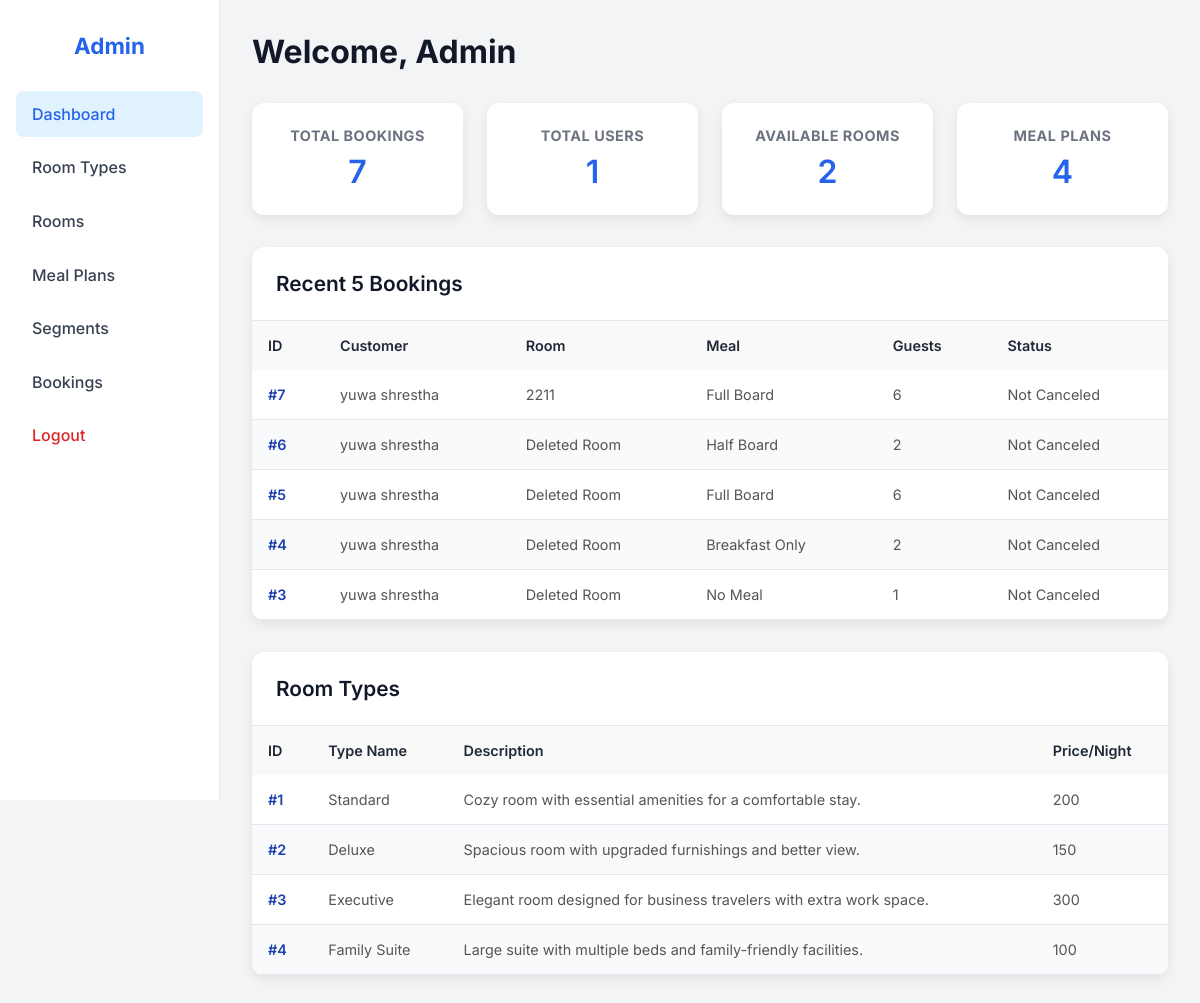
The app's page /admin_dashboard (signed in), older data.
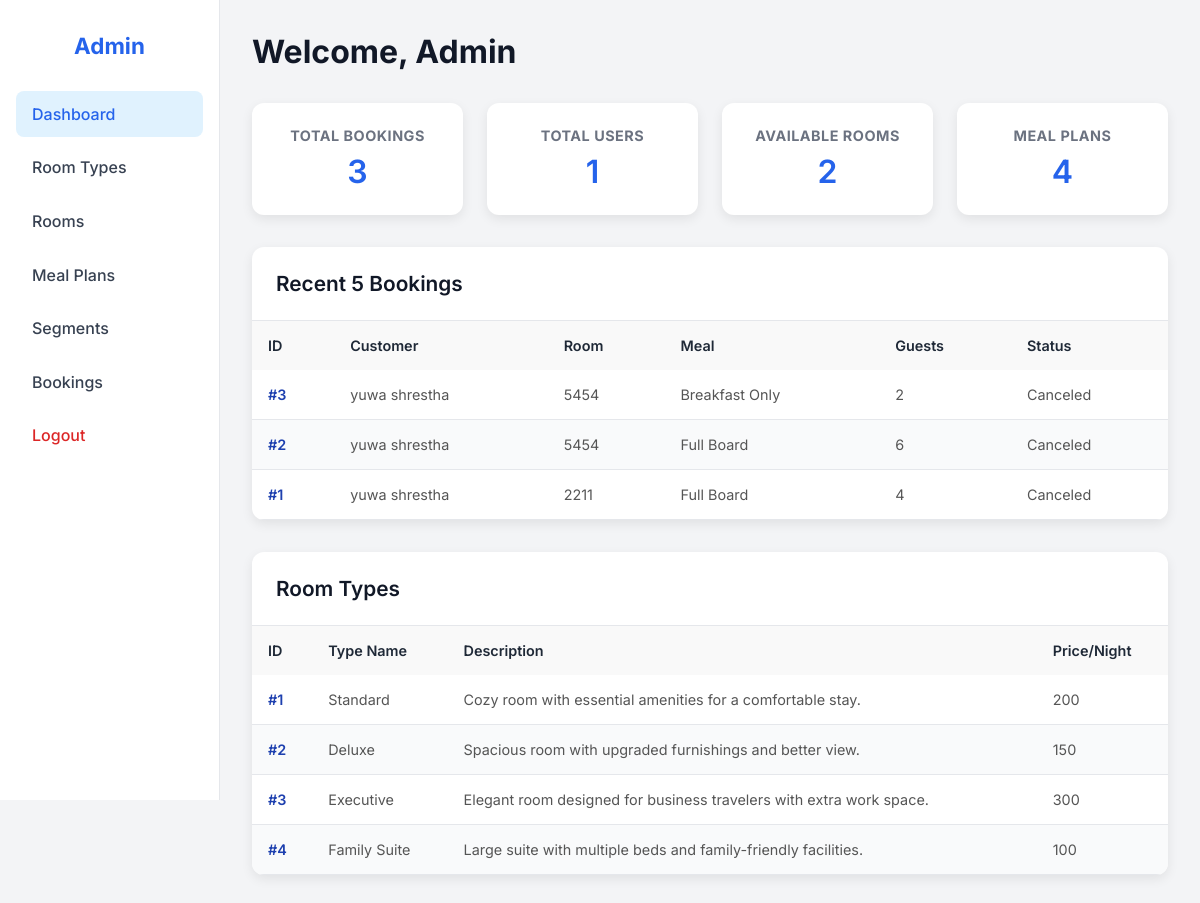
The same page, newer data.
### tables this page shows
CREATE TABLE bookings (
            booking_id INTEGER PRIMARY KEY AUTOINCREMENT,
            customer_id INTEGER NOT NULL,
            room_id INTEGER NOT NULL,
            meal_plan_id INTEGER NOT NULL,
            market_segment_id INTEGER NOT NULL,
            booking_status TEXT CHECK(booking_status IN ('Canceled','Not_Canceled')) NOT NULL,
            no_of_adults INTEGER NOT NULL,
            no_of_children INTEGER NOT NULL,
            no_of_weekend_nights INTEGER NOT NULL,
            no_of_week_nights INTEGER NOT NULL,
            required_car_parking_space INTEGER DEFAULT 0,
            lead_time INTEGER NOT NULL,
            arrival_year INTEGER NOT NULL,
            arrival_month INTEGER NOT NULL,
            arrival_date INTEGER NOT NULL,
            repeated_guest INTEGER DEFAULT 0,
            no_of_previous_cancellations INTEGER DEFAULT 0,
            no_of_previous_bookings_not_canceled INTEGER DEFAULT 0,
            avg_price_per_room REAL NOT NULL,
            no_of_special_requests INTEGER DEFAULT 0,
            total_nights INTEGER,
            total_guests INTEGER,
            created_at TIMESTAMP DEFAULT CURRENT_TIMESTAMP,
            updated_at TIMESTAMP DEFAULT CURRENT_TIMESTAMP,
            FOREIGN KEY(customer_id) REFERENCES customers(customer_id),
            FOREIGN KEY(room_id) REFERENCES rooms(room_id),
            FOREIGN KEY(meal_plan_id) REFERENCES meal_plans(meal_plan_id),
            FOREIGN KEY(market_segment_id) REFERENCES market_segments(market_segment_id)
        );

CREATE TABLE customers (
            customer_id INTEGER PRIMARY KEY AUTOINCREMENT,
            name TEXT NOT NULL,
            email TEXT UNIQUE NOT NULL,
            password TEXT NOT NULL,
            is_admin INTEGER DEFAULT 0
        );

CREATE TABLE meal_plans (
            meal_plan_id INTEGER PRIMARY KEY AUTOINCREMENT,
            meal_plan_name TEXT UNIQUE NOT NULL,
            image_path TEXT
        );

CREATE TABLE room_types (
            room_type_id INTEGER PRIMARY KEY AUTOINCREMENT,
            room_type_name TEXT UNIQUE NOT NULL,
            description TEXT,
            price_per_night INTEGER,
            image_path TEXT
        );

### app.py (the view)
@app.route("/admin_dashboard")
@login_required
def admin_dashboard():
    if not session.get("is_admin"):
        flash("Admin access required.", "danger")
        return redirect(url_for("login"))
    conn = get_db_connection()
    total_bookings = conn.execute("SELECT COUNT(*) FROM bookings").fetchone()[0]
    available_rooms = conn.execute("""
        SELECT COUNT(*) FROM rooms
    """).fetchone()[0]
    total_meal_plans = conn.execute("SELECT COUNT(*) FROM meal_plans").fetchone()[0]
    total_users = conn.execute("SELECT COUNT(*) FROM customers WHERE is_admin=0").fetchone()[0]
    recent_bookings = conn.execute("""
    SELECT b.booking_id,
           c.name as customer_name,
           COALESCE(r.room_number, 'Deleted Room') as room_number,
           COALESCE(t.room_type_name, 'Unknown Type') as room_type_name,
           m.meal_plan_name,
           s.segment_name,
           b.no_of_adults,
           b.no_of_children,
           b.total_nights,
           b.booking_status,
           b.created_at
    FROM bookings b
    JOIN customers c ON b.customer_id = c.customer_id
    LEFT JOIN rooms r ON b.room_id = r.room_id
    LEFT JOIN room_types t ON r.room_type_id = t.room_type_id
    JOIN meal_plans m ON b.meal_plan_id = m.meal_plan_id
    JOIN market_segments s ON b.market_segment_id = s.market_segment_id
    ORDER BY b.created_at DESC
    LIMIT 5
""").fetchall()
    room_types = conn.execute("""
        SELECT room_type_id, room_type_name, description, price_per_night
        FROM room_types
        ORDER BY room_type_id
    """).fetchall()
    conn.close()
    return render_template(
        "admin_dashboard.html",
        total_bookings=total_bookings,
        available_rooms=available_rooms,
        total_meal_plans=total_meal_plans,
        total_users=total_users,
        recent_bookings=recent_bookings,
        room_types=room_types
    )

### app.py (called while the page is built)
def get_db_connection():
    conn = sqlite3.connect(DB_PATH)
    conn.row_factory = sqlite3.Row
    return conn

def login_required(f):
    @wraps(f)
    def decorated(*args, **kwargs):
        if "user_id" not in session:
            flash("Please login first.", "warning")
            return redirect(url_for("login"))
        return f(*args, **kwargs)
    return decorated

### templates/admin_dashboard.html (shortened to what the changed rows need)
<!DOCTYPE html>
<html lang="en">
<head>
    <link rel="stylesheet" href="{{ url_for('static', filename='css/admin_dashboard.css') }}">
</head>
<body>
    <div class="dashboard">
        <aside class="sidebar">
            <h2>Admin</h2>
        </aside>
        <main class="main-content">
            <header class="main-header">
                <h1>Welcome, Admin</h1>
            </header>
            <section class="stats-section">
                <div class="stats-cards">
                    <div class="card">
                        <h3>Total Bookings</h3>
                        <p>{{ total_bookings }}</p>
                    </div>
                </div>
            </section>
            <section class="recent-bookings-section">
                <div class="table-card">
                    <h2>Recent 5 Bookings</h2>
                    <div class="table-wrapper">
                        <table class="simple-table">
                            <thead>
                                <tr>
                                    <th>ID</th>
                                    <th>Customer</th>
                                    <th>Room</th>
                                    <th>Meal</th>
                                    <th>Guests</th>
                                    <th>Status</th>
                                </tr>
                            </thead>
                            <tbody>
                                {% for b in recent_bookings %}
                                <tr>
                                    <td>#{{ b.booking_id }}</td>
                                    <td>{{ b.customer_name }}</td>
                                    <td>{{ b.room_number }}</td>
                                    <td>{{ b.meal_plan_name }}</td>
                                    <td>{{ b.no_of_adults + b.no_of_children }}</td>
                                    <td>{{ "Canceled" if b.booking_status == "Canceled" else "Not Canceled" }}</td>
                                </tr>
                                {% else %}
                                <tr>
                                    <td colspan="6">No recent bookings</td>
                                </tr>
                                {% endfor %}
                            </tbody>
                        </table>
                    </div>
                </div>
            </section>
            <section>
                <div class="table-card">
                    <h2>Room Types</h2>
                    <div class="table-wrapper">
                        <table class="simple-table">
                            <thead>
                                <tr>
                                    <th>ID</th>
                                    <th>Type Name</th>
                                    <th>Description</th>
                                    <th>Price/Night</th>
                                </tr>
                            </thead>
                            <tbody>
                                {% for rt in room_types %}
                                <tr>
                                    <td>#{{ rt.room_type_id }}</td>
                                    <td>{{ rt.room_type_name }}</td>
                                    <td>{{ rt.description or "-" }}</td>
                                    <td>{{ rt.price_per_night or "-" }}</td>
                                </tr>
                                {% else %}
                                <tr>
                                    <td colspan="4">No room types available</td>
                                </tr>
                                {% endfor %}
                            </tbody>
                        </table>
                    </div>
                </div>
            </section>
        </main>
    </div>
</body>
</html>

Row changes from the older to the newer data that the page shows:
removed bookings: booking_id "7", customer_name "yuwa shrestha", room_number "2211", meal_plan_name "Full Board", b.no_of_adults+b.no_of_children "6", booking_status "Not Canceled"
removed bookings: booking_id "6", customer_name "yuwa shrestha", room_number "Deleted Room", meal_plan_name "Half Board", b.no_of_adults+b.no_of_children "2", booking_status "Not Canceled"
removed bookings: booking_id "5", customer_name "yuwa shrestha", room_number "Deleted Room", meal_plan_name "Full Board", b.no_of_adults+b.no_of_children "6", booking_status "Not Canceled"
removed bookings: booking_id "4", customer_name "yuwa shrestha", room_number "Deleted Room", meal_plan_name "Breakfast Only", b.no_of_adults+b.no_of_children "2", booking_status "Not Canceled"
changed bookings id 3: room_number "Deleted Room" → "5454"; meal_plan_name "No Meal" → "Breakfast Only"; b.no_of_adults+b.no_of_children "1" → "2"; booking_status "Not Canceled" → "Canceled"
now on this page (row edited): bookings: booking_id "2", customer_name "yuwa shrestha", room_number "5454", meal_plan_name "Full Board", b.no_of_adults+b.no_of_children "6", booking_status "Canceled"
now on this page (row edited): bookings: booking_id "1", customer_name "yuwa shrestha", room_number "2211", meal_plan_name "Full Board", b.no_of_adults+b.no_of_children "4", booking_status "Canceled"
Text that changed along with them:
{{ total_bookings }}: "7" → "3"
